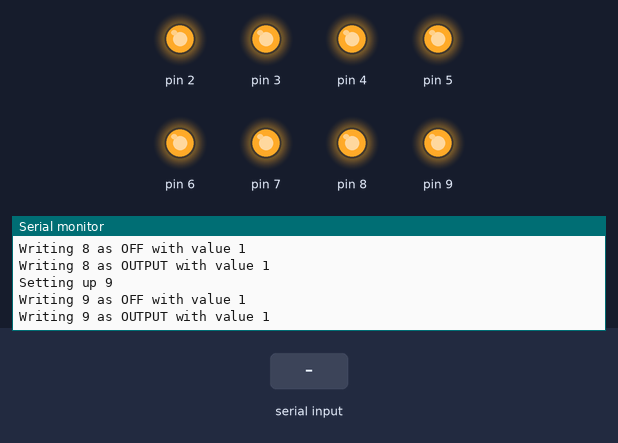
The sketch below on a simulated Arduino Uno, built with avr-gcc and run on an emulated ATmega328P. Parts: output pins drawn as LEDs (lit = HIGH), the last lines printed to the serial monitor. The test bench sets the inputs (shaded band).

Above: at 1.7 s.
1.8 s: "off,1\n" received over Serial
At 2.7 s:
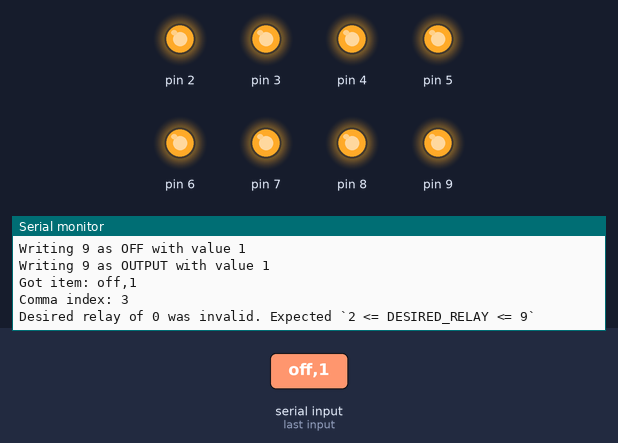
3.3 s: "on,1\n" received over Serial
At 3.7 s:
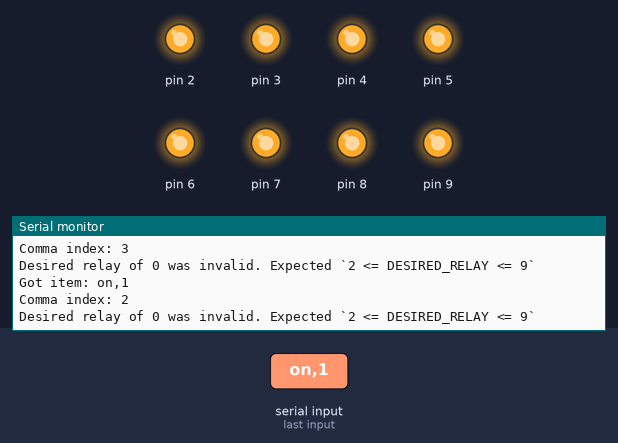
4.8 s: "off" received over Serial
At 5.8 s:
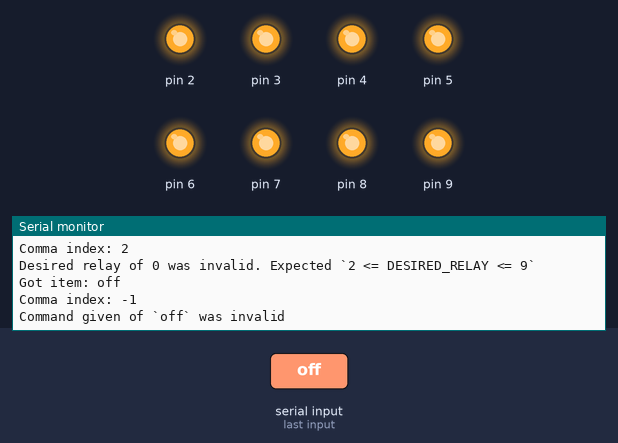

Measured:
- after the input at 1.8 s, the serial monitor: prints a new line at once (image 1)
- after the input at 3.3 s, the serial monitor: prints a new line at once (image 2)
- after the input at 4.8 s, the serial monitor: prints a new line at once (image 3)

The sketch:

_8_channel_relay.ino
```cpp
#define RELAY_ON 0
#define RELAY_OFF 1

int incomingByte = 0;   // for incoming serial data
String readString;

void setup() {
  Serial.begin(9600);
  for (int i=0; i < 8; i++) {
    int relayNumber = i + 2; //Account for the TX/RX pins
    Serial.println(String("Setting up ") + relayNumber);
    //Set relay to off by default
    Serial.println(String("Writing ") + relayNumber + String(" as OFF with value ") + RELAY_OFF);
    digitalWrite(relayNumber, RELAY_OFF);
    Serial.println(String("Writing ") + relayNumber + String(" as OUTPUT with value ") + OUTPUT);
    pinMode(relayNumber, OUTPUT);
  }
}

void loop() {
  while (Serial.available()) {
    delay(3);
    char c = Serial.read();
    readString += c;
  }
  readString.trim();
  if (readString.length() > 0) {
    Serial.println(String("Got item: ") + readString);
    int commaIndex = readString.indexOf(',');
    Serial.println(String("Comma index: ") + commaIndex);
    if (commaIndex >= 0) {
      int desiredRelay = readString.substring(0, commaIndex).toInt();
      String offOrOn = readString.substring(commaIndex + 1);
      if (desiredRelay < 2 || desiredRelay > 9) {
        Serial.println(String("Desired relay of ") + desiredRelay + String(" was invalid. Expected `2 <= DESIRED_RELAY <= 9`"));
      } else {
        if (offOrOn == "off") {
          Serial.println(String("Turning ") + desiredRelay + String(" off"));
          digitalWrite(desiredRelay, RELAY_OFF);
        } else if (offOrOn == "on") {
          Serial.println(String("Turning ") + desiredRelay + String(" on"));
          digitalWrite(desiredRelay, RELAY_ON);
        } else {
          Serial.println(String("Desired offOrOn of ") + offOrOn + String(" was invalid. Expected `off` or `on`"));
        }
      }
    } else {
      Serial.println(String("Command given of `") + readString + String("` was invalid"));
    }
    readString="";
  }
}
```
